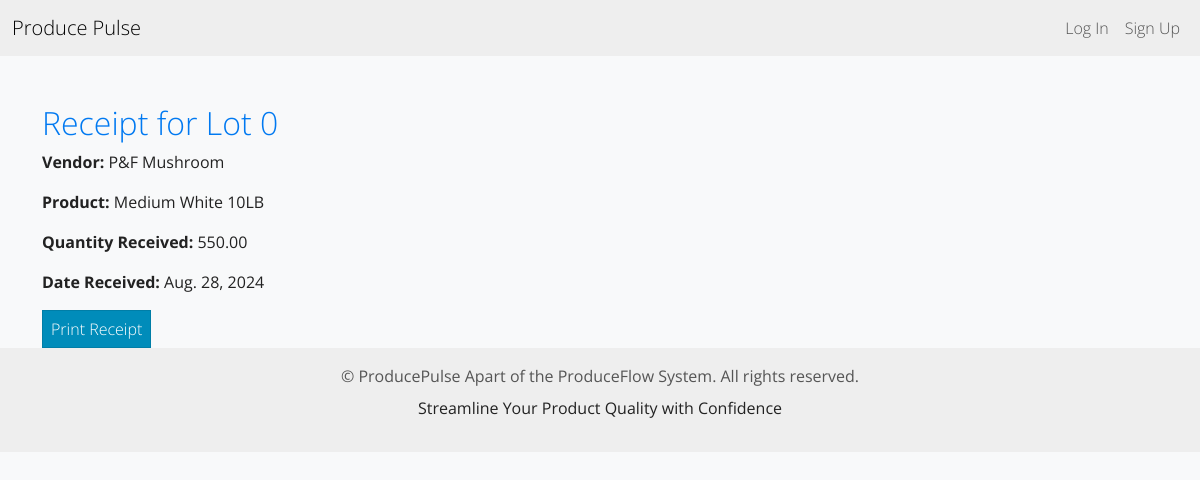
/receipt/1/, run on the app's committed database.
### inventory/models.py (models this page shows, shortened)
class Lot(models.Model):
    product = models.ForeignKey(Product, on_delete=models.CASCADE, related_name='lots')
    lot_number = models.PositiveIntegerField(unique=True, editable=False)
    vendor = models.ForeignKey(Vendor, on_delete=models.CASCADE)
    quantity_in = models.DecimalField(max_digits=10, decimal_places=2)
    quantity_used = models.DecimalField(max_digits=10, decimal_places=2, default=0)
    date_received = models.DateField(auto_now_add=True)

class Vendor(models.Model):
    name = models.CharField(max_length=255)
    contact_info = models.TextField(blank=True)

class Product(models.Model):
    UNIT_CHOICES = [
        ('cases', 'Cases'),
        ('pounds', 'Pounds'),
    ]
    name = models.CharField(max_length=255)
    unit_price = models.DecimalField(max_digits=10, decimal_places=2)
    unit = models.CharField(max_length=10, choices=UNIT_CHOICES, default='cases')  # Default value added

### inventory/views.py (the view)
# urls.py: path('receipt/<int:pk>/', ReceiptView.as_view(), name='receipt'),
class ReceiptView(View):
    def get(self, request, pk):
        lot = get_object_or_404(Lot, pk=pk)
        return render(request, 'inventory/receipt.html', {'lot': lot})

### inventory/templates/inventory/receipt.html
{% extends 'inventory/base.html' %}
{% block content %}
<div class="container mt-5">
    <h2>Receipt for Lot {{ lot.lot_number }}</h2>
    <p><strong>Vendor:</strong> {{ lot.vendor.name }}</p>
    <p><strong>Product:</strong> {{ lot.product.name }}</p>
    <p><strong>Quantity Received:</strong> {{ lot.quantity_in }}</p>
    <p><strong>Date Received:</strong> {{ lot.date_received }}</p>
    <a href="#" class="btn btn-primary" onclick="window.print()">Print Receipt</a>
</div>
{% endblock %}

### static/css/styles.css (style rules this page uses)
body { background-color: #f8f9fa; }
h1, h2 { color: #0079f1; }

### data on the page
Lot: lot_number "0", vendor.name "P&F Mushroom", product.name "Medium White 10LB", quantity_in "550.00", date_received "Aug. 28, 2024"
